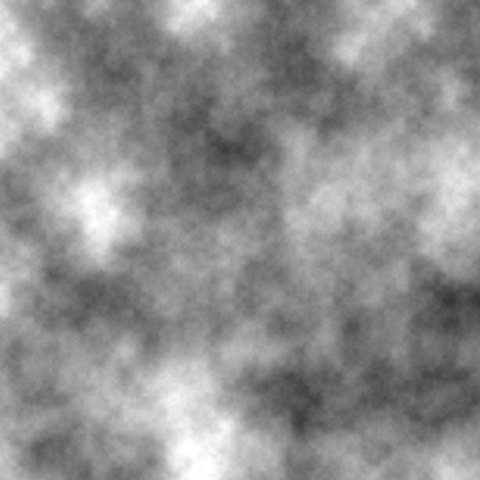
Frame 1 (no input)
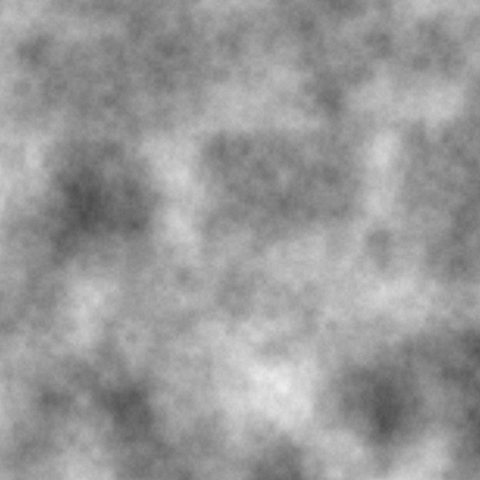
Frame 60 (the mouse pressed at the canvas centre just before this capture)
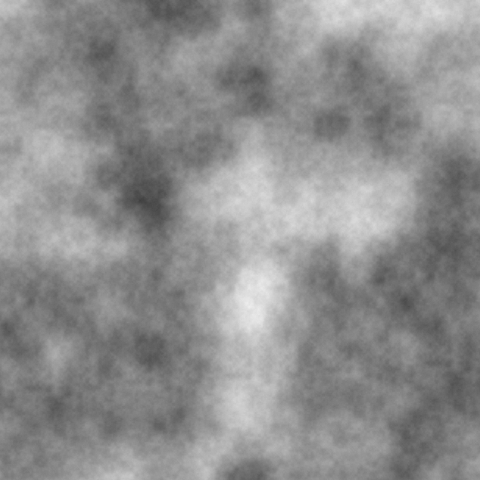
Frame 120 (the mouse held since frame 60 and released just before this capture)

The Processing sketch that drew these frames (run headless with seeded random() and noise(); from frame 60 on, the mouse is pressed at the canvas centre):

// Processing sketch: sketch_170502f_ntr_ex1_9
// ── sketch_170502f_ntr_ex1_9.pde
float xoff = 0.0;
float zoff = 0.0;

void setup () {
  size(480, 480);
  noiseDetail(10, 0.6);
}

void draw() {
  loadPixels();
  for (int x = 0; x < width; x++) {
    float yoff = 0.0;
    for (int y = 0; y < height; y++) {
      float bright = map(noise(xoff, yoff, zoff), 0, 1, 0, 255);
      pixels[x+y*width] = color(bright);
      yoff += 0.01;
    }
    xoff += 0.01;
  }
  updatePixels();
  zoff += 0.01;
}
